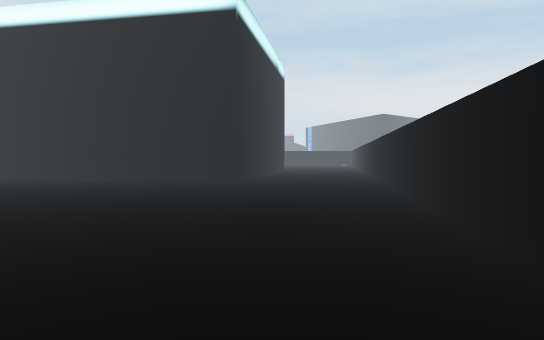
View 1 (above)

23 first-person views from a walk through a Unity game level. The camera is 1.5 m above the floor, tilts 2° down and sees 75° across. The floor is counted in squares, 2 m on a side. Each view is taken from the middle of a square. On the plan, view 1 faces up. The plan holds only what a view shows up to about 11 squares ahead; the rest is blank. The place goes on beyond the plan. Some animated figures are not drawn.

View 2
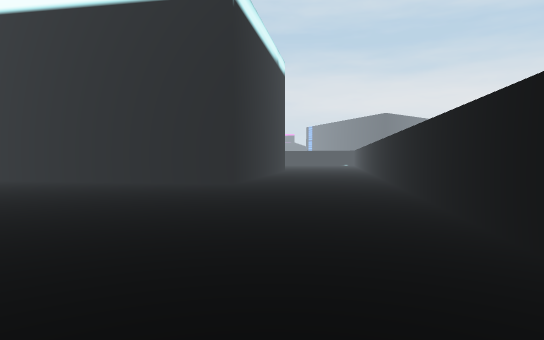

View 3
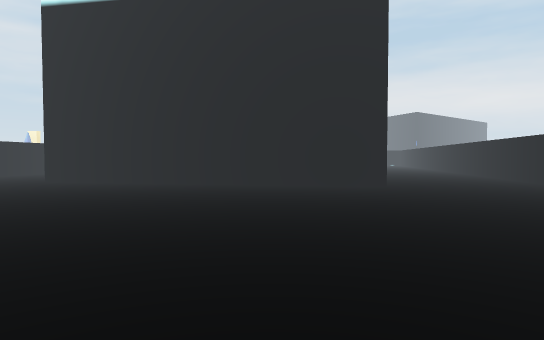

View 4
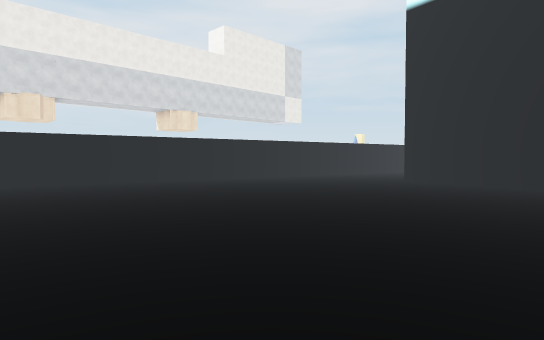

View 5
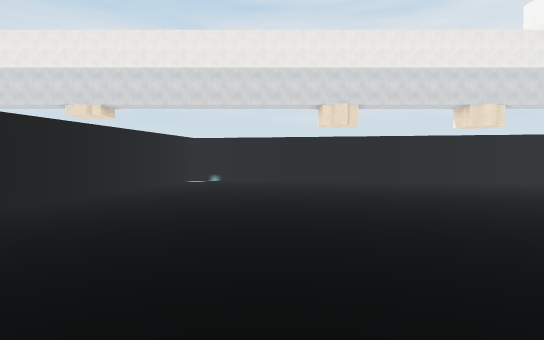

View 6
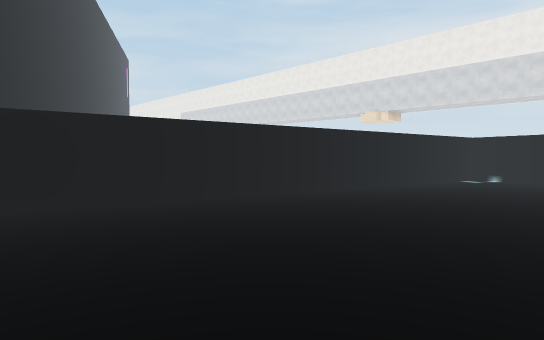

View 7
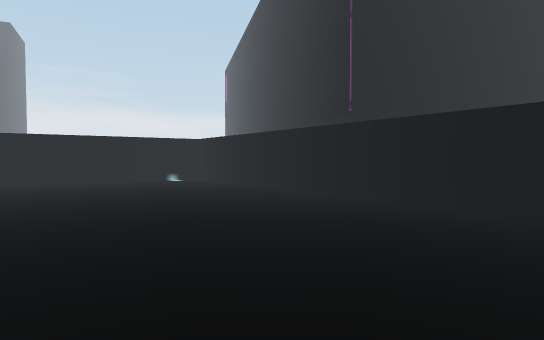

View 8
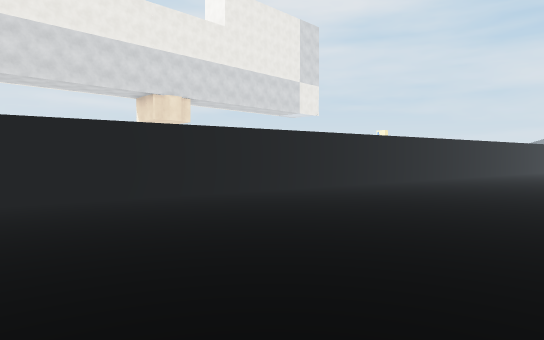

View 9
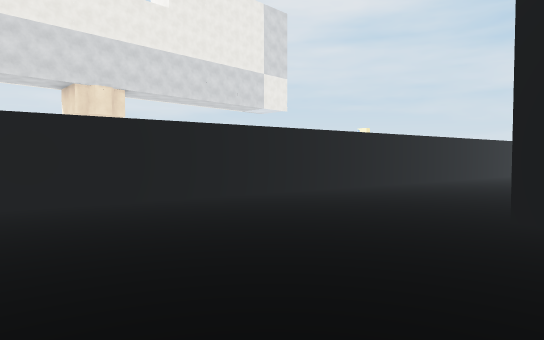

View 10
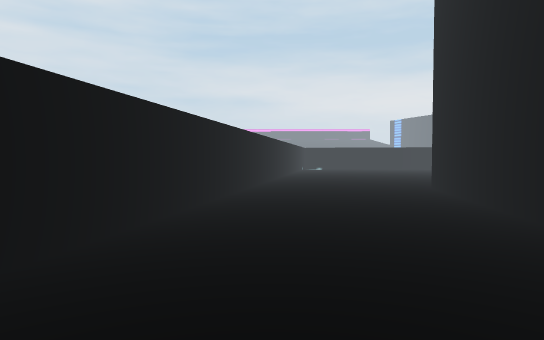

View 11
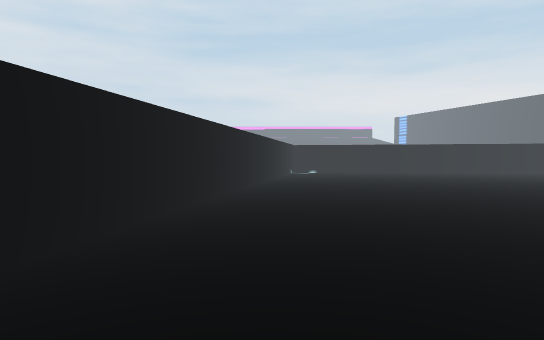

View 12
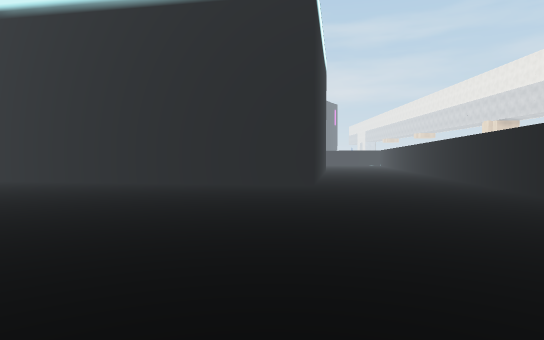

View 13
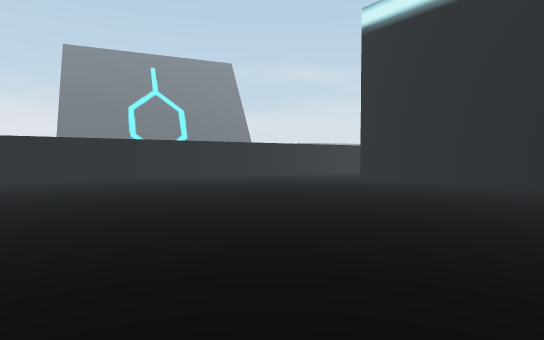

View 14
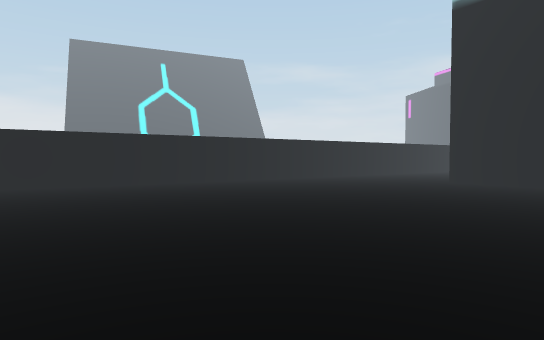

View 15
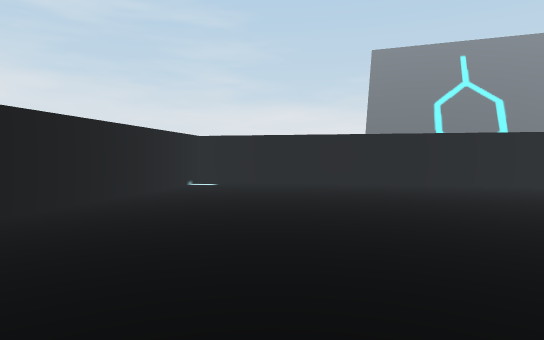

View 16
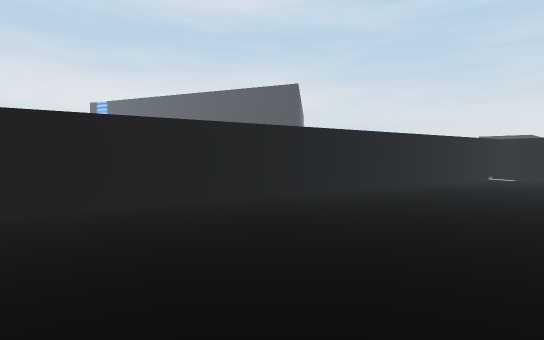

View 17
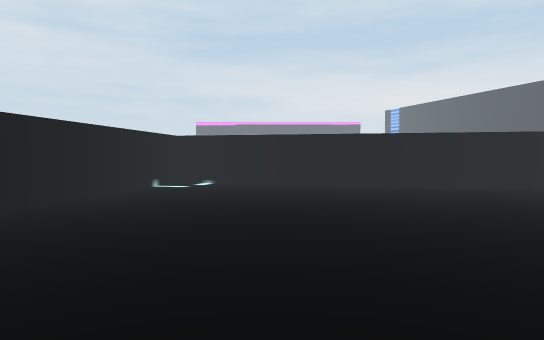

View 18
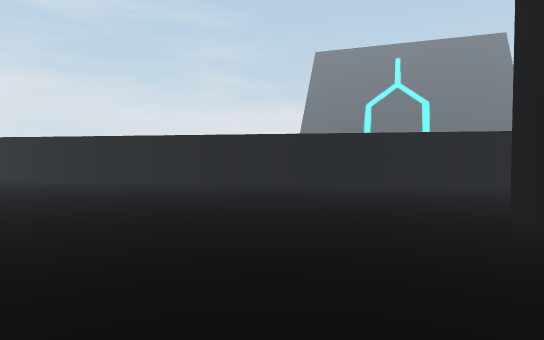

View 19
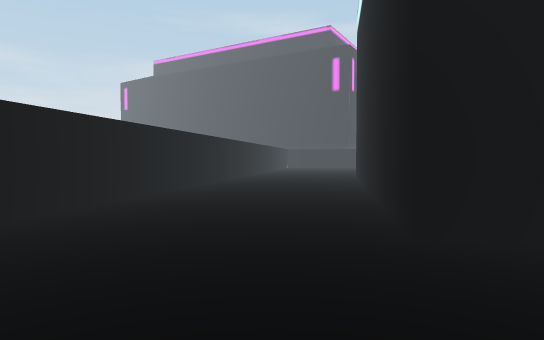

View 20
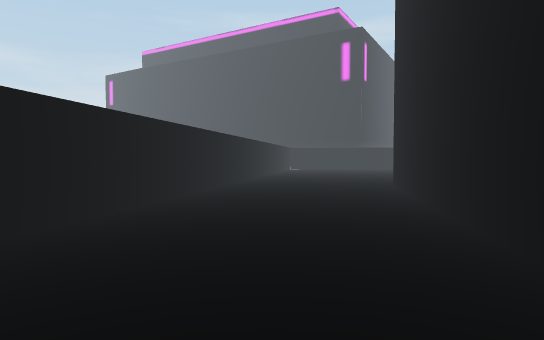

View 21
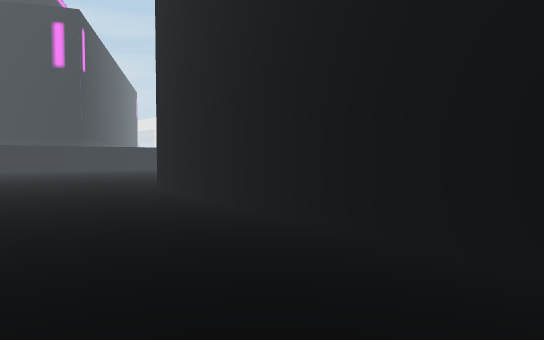

View 22
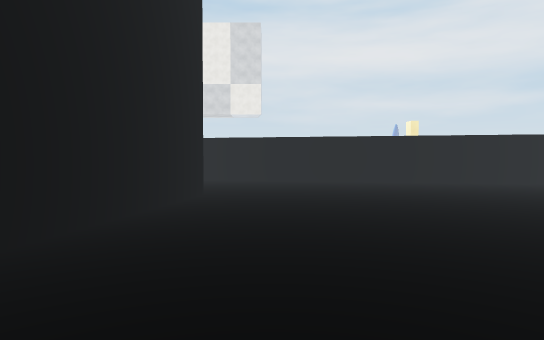

View 23
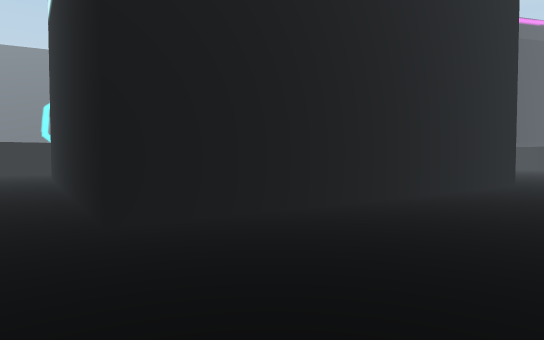

### Floor plan
Points are (right, up) in squares from view 1. A wall is a line through its corners. A room is listed if a view was taken in it or the views show most of it. See-through windows are left out.
Room 1 (views 1, 2, 3, 4, 5, 6, 7, 8, 9, 10)
walls: (-1.1, 11) (-10.9, 12.8) (-10, 17.5); (-17.5, 1.5) (-17.7, 0.1); (-17, -0.7) (-1.1, -3.7); (1.1, -1.6) (3.1, 9.4); (-14.3, 18.5) (-17.1, 3.4)
ways out: opening at (-12, 18.3) to room 2; opening at (1, 10.3) to room 2
Room 2 (views 11, 12, 13, 14, 15, 16, 17, 18, 19, 20, 21, 22, 23)
walls: (-10, 17.5) (-9.1, 22.6) (0.7, 20.8) (-1.1, 11); (3.1, 9.4) (7.7, 34.2) (-10.8, 37.6) (-14.3, 18.5)
ways out: opening at (-12, 18.3) to room 1; opening at (1, 10.3) to room 1

Where each view was taken, in squares from view 1:
view 1: 0 up, 0 right, facing up
view 2: 1 up, 0 right, facing up
view 3: 2 up, 4 left, facing up
view 4: 2 up, 6 left, facing up-left
view 5: 2 up, 6 left, facing left
view 6: 3 up, 5 left, facing down-left
view 7: 3 up, 10 left, facing down-right
view 8: 5 up, 10 left, facing up-left
view 9: 8 up, 10 left, facing up-left
view 10: 14 up, 13 left, facing up
view 11: 19 up, 12 left, facing up
view 12: 32 up, 8 left, facing down
view 13: 32 up, 6 left, facing down-right
view 14: 32 up, 3 left, facing down-right
view 15: 32 up, 3 left, facing right
view 16: 31 up, 7 left, facing up-right
view 17: 27 up, 8 left, facing up
view 18: 24 up, 4 left, facing right
view 19: 24 up, 2 right, facing down
view 20: 20 up, 2 right, facing down
view 21: 19 up, 3 right, facing down-left
view 22: 24 up, 2 left, facing left
view 23: 24 up, 13 left, facing down-right
